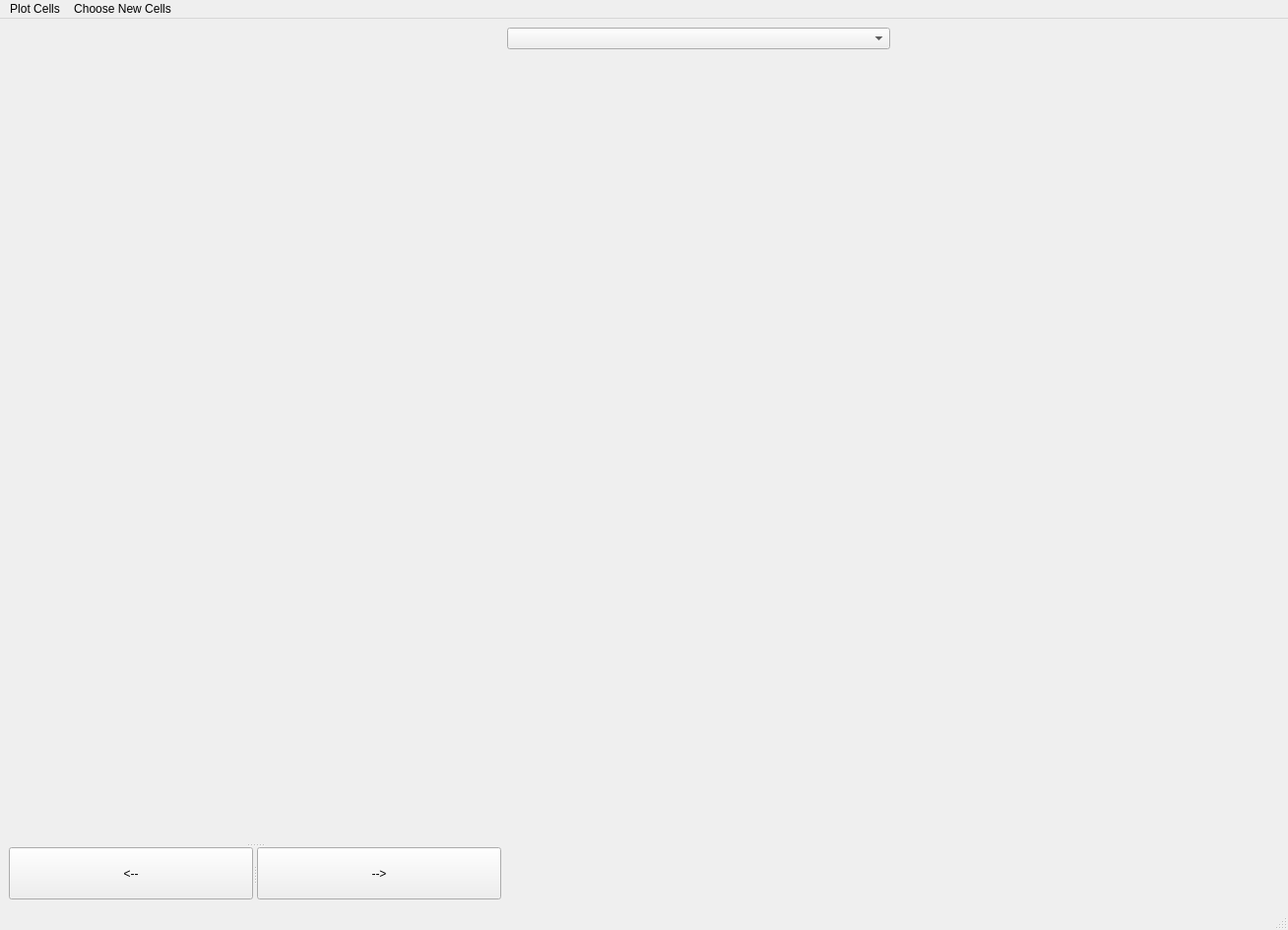
<?xml version="1.0" encoding="UTF-8"?>
<ui version="4.0">
 <class>MainWindow</class>
 <widget class="QMainWindow" name="MainWindow">
  <property name="geometry">
   <rect>
    <x>0</x>
    <y>0</y>
    <width>1308</width>
    <height>944</height>
   </rect>
  </property>
  <property name="windowTitle">
   <string>MainWindow</string>
  </property>
  <widget class="QWidget" name="centralwidget">
   <property name="sizePolicy">
    <sizepolicy hsizetype="Expanding" vsizetype="Preferred">
     <horstretch>0</horstretch>
     <verstretch>0</verstretch>
    </sizepolicy>
   </property>
   <layout class="QGridLayout" name="gridLayout_2">
    <item row="0" column="1">
     <widget class="QComboBox" name="Datelist"/>
    </item>
    <item row="1" column="0">
     <widget class="QSplitter" name="splitter_2">
      <property name="orientation">
       <enum>Qt::Vertical</enum>
      </property>
      <widget class="QWidget" name="Static" native="true">
       <property name="sizePolicy">
        <sizepolicy hsizetype="Preferred" vsizetype="Preferred">
         <horstretch>0</horstretch>
         <verstretch>0</verstretch>
        </sizepolicy>
       </property>
       <property name="minimumSize">
        <size>
         <width>500</width>
         <height>500</height>
        </size>
       </property>
       <property name="maximumSize">
        <size>
         <width>800</width>
         <height>800</height>
        </size>
       </property>
      </widget>
      <widget class="QSplitter" name="splitter">
       <property name="orientation">
        <enum>Qt::Horizontal</enum>
       </property>
       <widget class="QPushButton" name="Right">
        <property name="maximumSize">
         <size>
          <width>300</width>
          <height>300</height>
         </size>
        </property>
        <property name="text">
         <string>&lt;--</string>
        </property>
       </widget>
       <widget class="QPushButton" name="Left">
        <property name="sizePolicy">
         <sizepolicy hsizetype="Minimum" vsizetype="Maximum">
          <horstretch>0</horstretch>
          <verstretch>0</verstretch>
         </sizepolicy>
        </property>
        <property name="maximumSize">
         <size>
          <width>300</width>
          <height>300</height>
         </size>
        </property>
        <property name="text">
         <string>--&gt;</string>
        </property>
       </widget>
      </widget>
     </widget>
    </item>
    <item row="1" column="1" colspan="2">
     <widget class="QWidget" name="Clickable" native="true">
      <property name="minimumSize">
       <size>
        <width>500</width>
        <height>500</height>
       </size>
      </property>
      <property name="maximumSize">
       <size>
        <width>800</width>
        <height>800</height>
       </size>
      </property>
     </widget>
    </item>
   </layout>
  </widget>
  <widget class="QMenuBar" name="menubar">
   <property name="geometry">
    <rect>
     <x>0</x>
     <y>0</y>
     <width>1308</width>
     <height>21</height>
    </rect>
   </property>
   <widget class="QMenu" name="plot_cells">
    <property name="title">
     <string>Plot Cells</string>
    </property>
   </widget>
   <widget class="QMenu" name="choose_new_cells">
    <property name="title">
     <string>Choose New Cells</string>
    </property>
   </widget>
   <addaction name="plot_cells"/>
   <addaction name="choose_new_cells"/>
  </widget>
  <widget class="QStatusBar" name="statusbar"/>
 </widget>
 <resources/>
 <connections/>
 <designerdata>
  <property name="gridDeltaX">
   <number>10</number>
  </property>
  <property name="gridDeltaY">
   <number>10</number>
  </property>
  <property name="gridSnapX">
   <bool>false</bool>
  </property>
  <property name="gridSnapY">
   <bool>false</bool>
  </property>
  <property name="gridVisible">
   <bool>true</bool>
  </property>
 </designerdata>
</ui>
